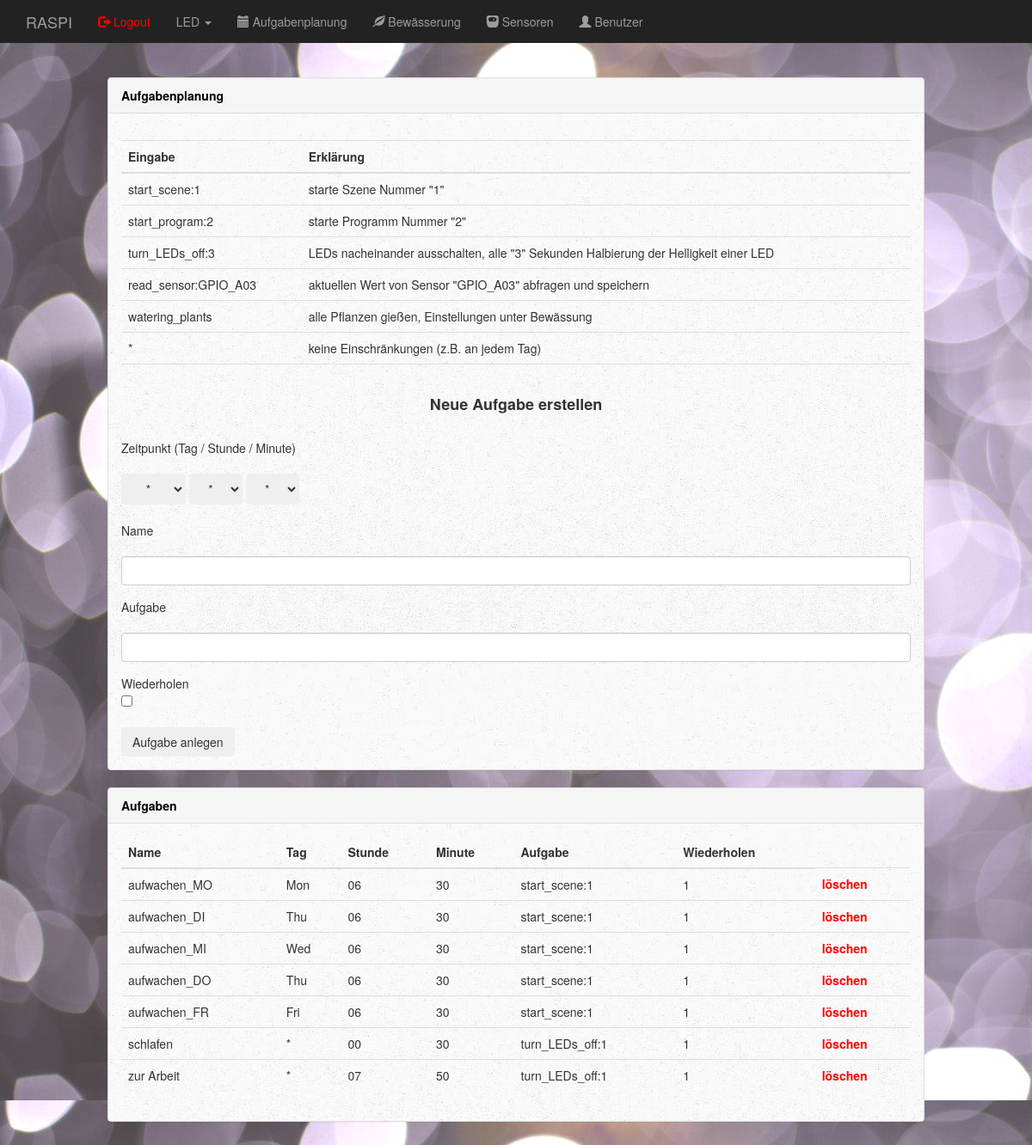
/dashboard/schedular/ (signed in), run on the app's committed database.
### app.py (models this page shows)
class Schedular(db.Model):
    __tablename__ = 'schedular'
    id     = db.Column(db.Integer, primary_key=True, autoincrement = True)
    name   = db.Column(db.String(50), unique=True)
    day    = db.Column(db.String(50))
    hour   = db.Column(db.String(50))
    minute = db.Column(db.String(50))
    task   = db.Column(db.String(100))
    repeat = db.Column(db.String(50))

### app.py (the view)
@app.route('/dashboard/schedular/', methods=['GET'])
@login_required
@superuser_required
def dashboard_schedular():
    error_massage = ""
    set_name = ""
    set_task = ""
    if request.method == "GET":
        if request.args.get("set_name") is not None:
            if request.args.get("set_name") == "":
                error_massage = "Kein Name angegeben"
                set_task = request.args.get("set_task")
            elif request.args.get("set_task") == "":
                error_massage = "Keine Aufgabe angegeben"
                set_name = request.args.get("set_name")
            else:
                name   = request.args.get("set_name")
                day    = request.args.get("set_day")
                hour   = request.args.get("set_hour")
                minute = request.args.get("set_minute")
                task   = request.args.get("set_task")
                if request.args.get("checkbox"):
                    repeat = True
                else:
                    repeat = False
                check_entry = Schedular.query.filter_by(name=name).first()
                if check_entry is None:
                    for i in range(1,25):
                        if Schedular.query.filter_by(id=i).first():
                            pass
                        else:
                            task = Schedular(
                                    id     = i,
                                    name   = name,
                                    day    = day,
                                    hour   = hour,
                                    minute = minute,
                                    task   = task,
                                    repeat = repeat,
                                )
                            db.session.add(task)
                            db.session.commit()
                            break
                else:
                    error_massage = "Name schon vergeben"
    schedular_list = Schedular.query.all()
    dropdown_list_days    = ["*", "Mon", "Thu", "Wed", "Thu", "Fri", "Sat", "Sun"]
    dropdown_list_hours   = ["*", "00", "01", "02", "03", "04", "05", "06", "07", "08", "09", "10", "11",
                             "12","13", "14", "15", "16", "17", "18", "19", "20", "21", "22", "23"]
    dropdown_list_minutes = ["*", "00", "01", "02", "03", "04", "05", "06", "07", "08", "09", "10", "11",
                             "12","13", "14", "15", "16", "17", "18", "19", "20", "21", "22", "23", "24",
                             "25", "26", "27", "28", "29", "30", "31", "32", "33", "34", "35", "36","37",
                             "38", "39", "40", "41", "42", "43", "44", "45", "46", "47", "48","49", "50",
                             "51", "52", "53", "54", "55", "56", "57", "58", "59"]
    return render_template('dashboard_schedular.html',
                            dropdown_list_days=dropdown_list_days,
                            dropdown_list_hours=dropdown_list_hours,
                            dropdown_list_minutes=dropdown_list_minutes,
                            schedular_list=schedular_list,
                            error_massage=error_massage,
                            set_name=set_name,
                            set_task=set_task
                            )

### app.py (called while the page is built)
def superuser_required(f):
    @wraps(f)
    def wrap(*args, **kwargs):
        if current_user.role == "superuser":
            return f(*args, **kwargs)
        else:
            form = LoginForm()
            return render_template('login.html', form=form, role_check=False)
    return wrap

@login_manager.user_loader
def load_user(user_id):
    return User.query.get(int(user_id))

### templates/dashboard_schedular.html (shortened to what this page needs)
{% extends "bootstrap/base.html" %}
{% block styles %}
  {{super()}}
  <link rel="stylesheet" href="{{url_for('.static', filename='dashboard.css')}}">
{% endblock %}
{% block content %}
<nav class="navbar navbar-inverse navbar-fixed-top">
  <div class="container">
    <div class="navbar-header">
      <a class="navbar-brand" href="#">RASPI</a>
    </div>
    <div id="navbar" class="collapse navbar-collapse">
      <ul class="nav navbar-nav">
        <li><a href="{{ url_for('logout') }}"><span class="glyphicon glyphicon-log-out" style="color:red"></span><font color="red"> Logout</font></a></li>
        <li class="dropdown">
          <a class="dropdown-toggle" data-toggle="dropdown" href="#">LED
          <span class="caret"></span></a>
        </li>
        <li><a href="{{ url_for('dashboard_schedular') }}"><span class="glyphicon glyphicon-calendar"></span> Aufgabenplanung</a></li>
        <li><a href="{{ url_for('dashboard_plants') }}"><span class="glyphicon glyphicon-leaf"></span> Bewässerung</a></li>
        <li><a href="{{ url_for('dashboard_sensors') }}"><span class="glyphicon glyphicon-scale"></span> Sensoren</a></li>
        <li><a href="{{ url_for('dashboard_user') }}"><span class="glyphicon glyphicon-user"></span> Benutzer</a></li>
      </ul>
    </div>
  </div>
</nav>
<br>
<div class="col-sm-2 col-sm-offset-2 col-md-10 col-md-offset-1 main">
  <div class="row">
    <div class="col">
      <div class="panel panel-default">
        <div class="panel-heading"><font color="black"><b>Aufgabenplanung</b></font></div>
          <div class="panel-body">
          <table class="table">
            <thead>
              <tr><td></td><td></td></tr>
              <tr>
                <th>Eingabe</th>
                <th>Erklärung</th>
              </tr>
            </thead>
            <tbody>
              <tr>
                <td>start_scene:1</td>
                <td>starte Szene Nummer "1"</td>
              </tr>
              <tr>
                <td>start_program:2</td>
                <td>starte Programm Nummer "2"</td>
              </tr>
              <tr>
                <td>turn_LEDs_off:3</td>
                <td>LEDs nacheinander ausschalten, alle "3" Sekunden Halbierung der Helligkeit einer LED</td>
              </tr>
              <tr>
                <td>read_sensor:GPIO_A03</td>
                <td>aktuellen Wert von Sensor "GPIO_A03" abfragen und speichern</td>
              </tr>
              <tr>
                <td>watering_plants</td>
                <td>alle Pflanzen gießen, Einstellungen unter Bewässung </td>
              </tr>
              <tr>
                <td> * </td>
                <td>keine Einschränkungen (z.B. an jedem Tag)</td>
              </tr>
              <tr><td></td><td></td></tr>
            </tbody>
          </table>
          <div class="text-center">
            <h4><b>Neue Aufgabe erstellen</b></h4>
          </div>
          <br>
          Zeitpunkt (Tag / Stunde / Minute)
          <br>
          <br>
          <form method="GET">
            <select class="btn btn-secondary dropdown-toggle" name="set_day">
              {% for each in dropdown_list_days %}
              {% if each != None %}
              <option value="{{each}}">{{each}}</option>
              {% endif %}
              {% endfor %}
            </select>
            <select class="btn btn-secondary dropdown-toggle" name="set_hour">
              {% for each in dropdown_list_hours %}
              {% if each != None %}
              <option value="{{each}}">{{each}}</option>
              {% endif %}
              {% endfor %}
            </select>
            <select class="btn btn-secondary dropdown-toggle" name="set_minute">
              {% for each in dropdown_list_minutes %}
              {% if each != None %}
              <option value="{{each}}">{{each}}</option>
              {% endif %}
              {% endfor %}
            </select>
            <br>
            <br>
            Name
            <br>
            <br>
            <div class="form-group">
              <input type="text" class="form-control" name="set_name" value="{% if set_name != None %}{{ set_name }}{% endif %}" />
            </div>
            Aufgabe
            <br>
            <br>
            <div class="form-group">
              <input type="text" class="form-control" name="set_task" value="{% if set_task != None %}{{ set_task }}{% endif %}" />
            </div>
            Wiederholen
            <div class="form-check">
              <input type="checkbox" class="form-check-input" name="checkbox">
            </div>
            <br>
            <input type="submit" class="btn btn-secondary" value="Aufgabe anlegen" />
          </form>
        </div>
      </div>
      <div class="panel panel-default">
        <div class="panel-heading"><font color="black"><b>Aufgaben</b></font></div>
        <div class="panel-body">
          <table class="table">
            <thead>
              <th scope="col">Name</th>
              <th scope="col">Tag</th>
              <th scope="col">Stunde</th>
              <th scope="col">Minute</th>
              <th scope="col">Aufgabe</th>
              <th scope="col">Wiederholen</th>
            </thead>
            <tbody>
              {% for entry in schedular_list %}
              <tr>
                <td>{{ entry.name }}</td>
                <td>{{ entry.day }}</td>
                <td>{{ entry.hour }}</td>
                <td>{{ entry.minute }}</td>
                <td>{{ entry.task }}</td>
                <td>{{ entry.repeat }}</td>
                <td><a href="/dashboard/schedular/delete/{{ entry.id }}"><font color="red"><b>löschen</b></font></a></td>
              </tr>
              {% endfor %}
            </tbody>
          </table>
        </div>
      </div>
    </div>
  </div>
</div>
{% endblock %}

### static/dashboard.css (style rules this page uses)
body { padding-top: 50px; background-image: url(images/background.jpg); }
.panel-body { background-image: url(images/background-panal.jpg); }
.navbar-fixed-top { border: 0; }
.main { padding: 20px; }
@media (min-width: 768px) { .main { padding-right: 40px; padding-left: 40px; } }

### data on the page
Schedular: name "aufwachen_MO", day "Mon", hour "06", minute "30", task "start_scene:1", repeat "1"
Schedular: name "aufwachen_DI", day "Thu", hour "06", minute "30", task "start_scene:1", repeat "1"
Schedular: name "aufwachen_MI", day "Wed", hour "06", minute "30", task "start_scene:1", repeat "1"
Schedular: name "aufwachen_DO", day "Thu", hour "06", minute "30", task "start_scene:1", repeat "1"
Schedular: name "aufwachen_FR", day "Fri", hour "06", minute "30", task "start_scene:1", repeat "1"
Schedular: name "schlafen", day "*", hour "00", minute "30", task "turn_LEDs_off:1", repeat "1"
Schedular: name "zur Arbeit", day "*", hour "07", minute "50", task "turn_LEDs_off:1", repeat "1"

### other printed values
form field set_day "*"
form field set_hour "*"
form field set_minute "*"
